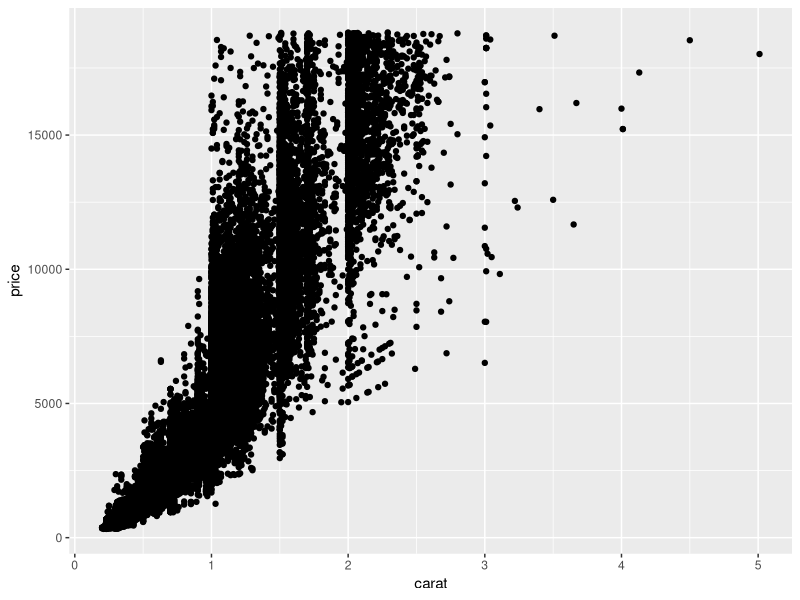
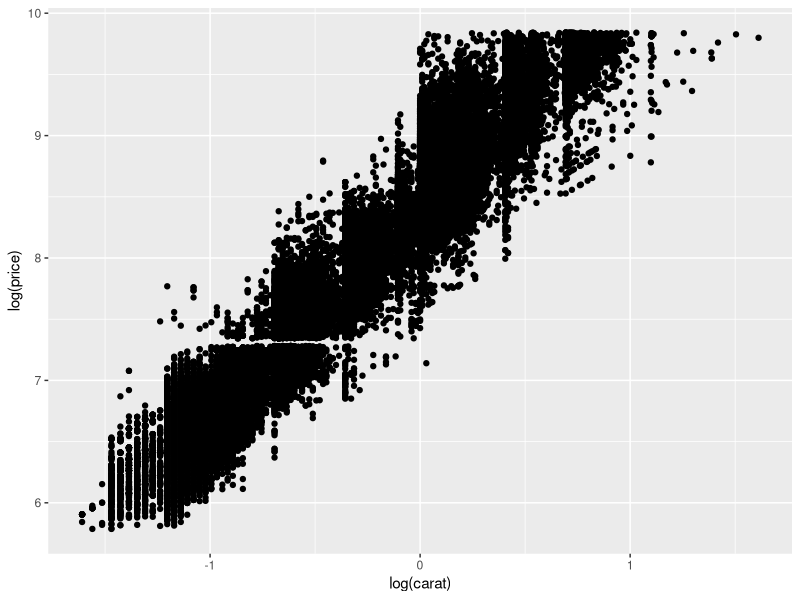
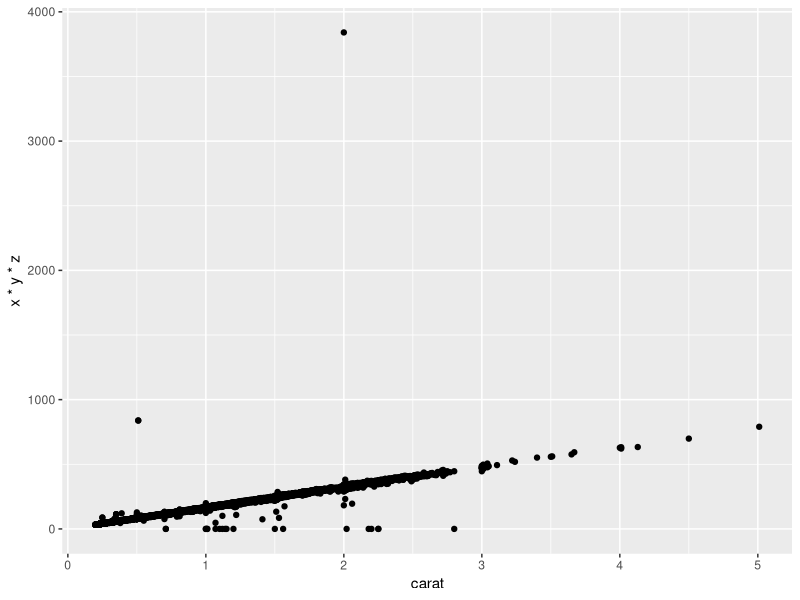
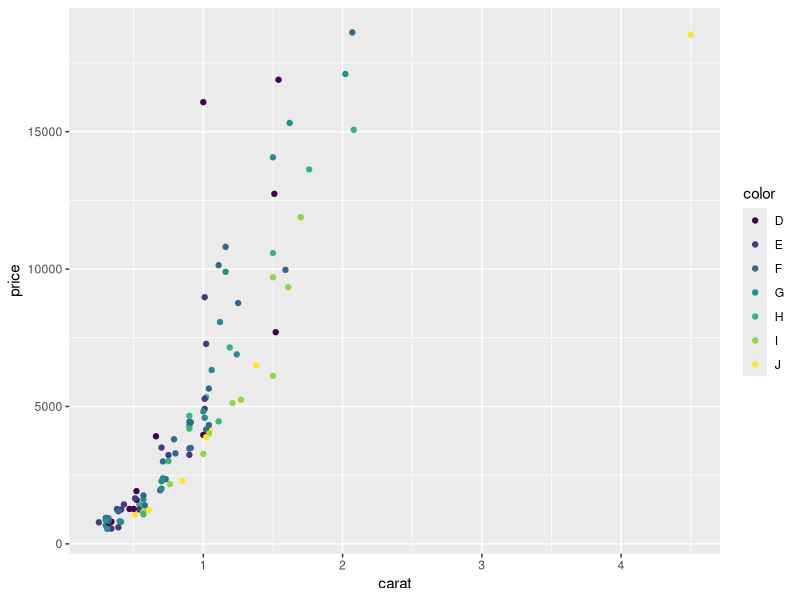
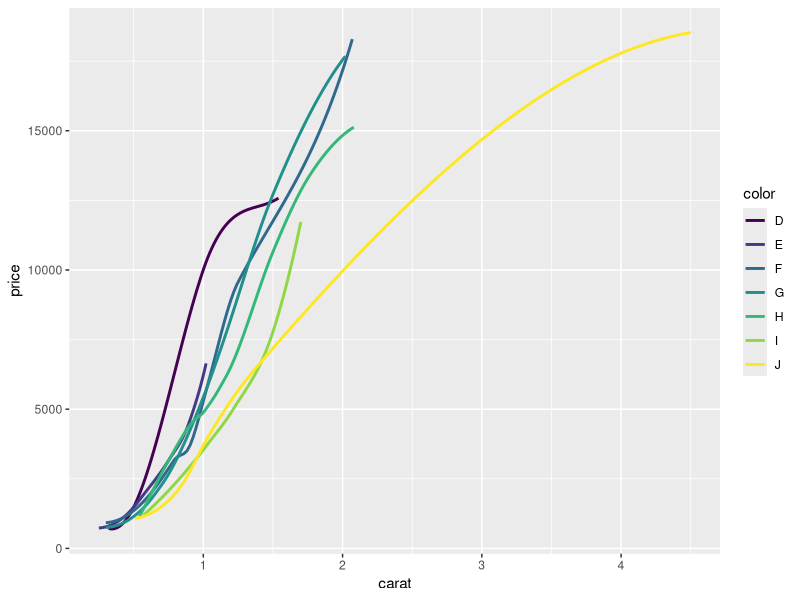
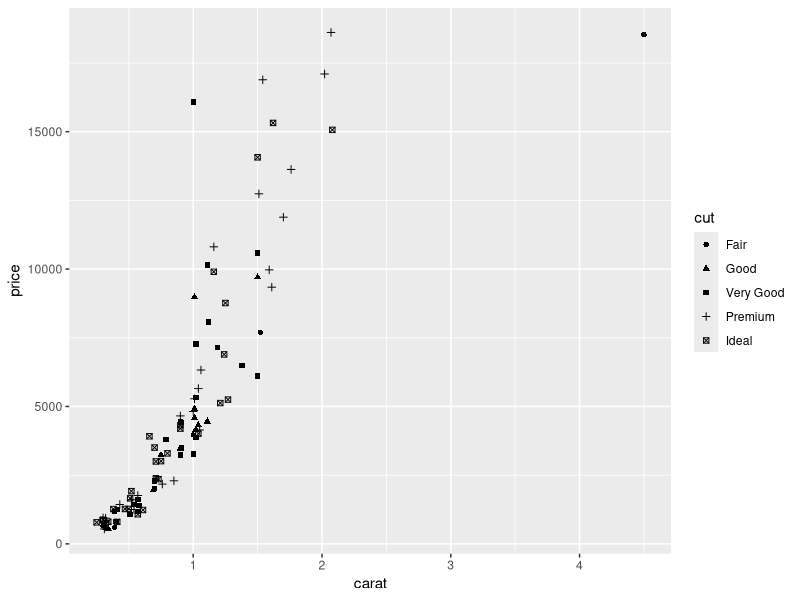
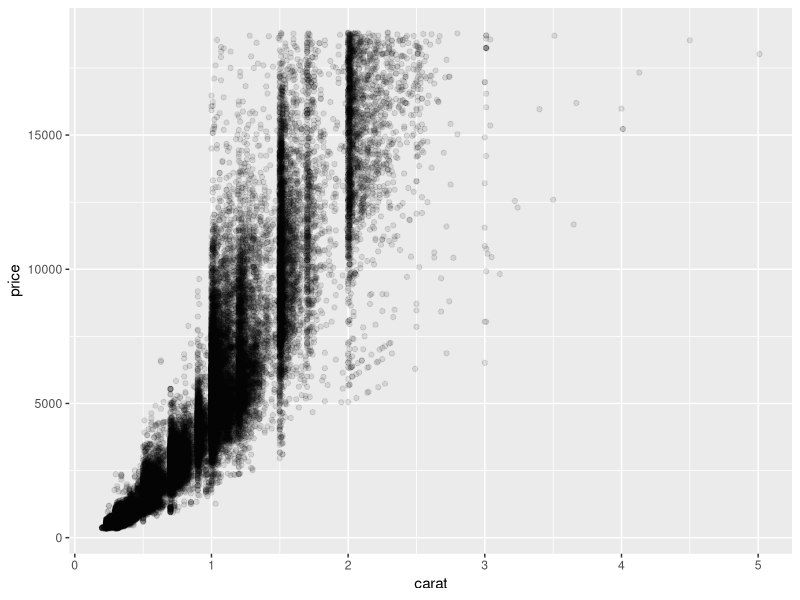
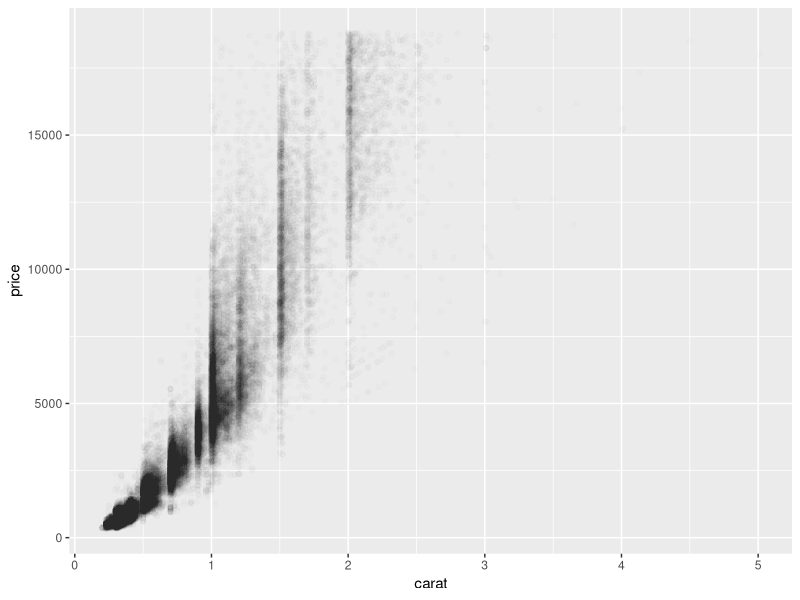

Here is the R script that generated these plots, in order: (Note: this script raises an error after producing the figures.)
library(ggplot2)
set.seed(1410)
dsmall <- diamonds[sample(nrow(diamonds), 100), ]
qplot(carat, price, data = diamonds)
qplot(log(carat), log(price), data = diamonds)
qplot(carat, x*y*z, data = diamonds)
qplot(carat, price, data = dsmall, colour = color)
qplot(carat, price, data = dsmall, colour = color, geom = c("smooth"), method="loess", se=FALSE)
qplot(carat, price, data = dsmall, shape = cut)
qplot(carat, price, data = diamonds, alpha = I(1/10))
qplot(carat, price, data = diamonds, alpha = I(1/100))
qplot(carat, price, data = diamonds, geom = c("point","smooth")) #grey line is confidence interval - to turn off, se=FALSE
qplot(carat, price, data = diamonds, geom = "boxplot")
qplot(carat, price, data = diamonds, geom = "line")


myPlot = qplot(as.numeric(rownames(sytoxG_plate1)), as.numeric(Clofarabine), data = sytoxG_plate1, 
      xlab="Time Elapsed", ylab="Clofarabine", geom="line") 
myPlot + theme(panel.grid.major = element_blank(), panel.grid.minor = element_blank())

ggplot(sytoxG_plate1, aes(date)) + 
  geom_line(aes(y = var0, colour = "var0")) + 
  geom_line(aes(y = var1, colour = "var1"))